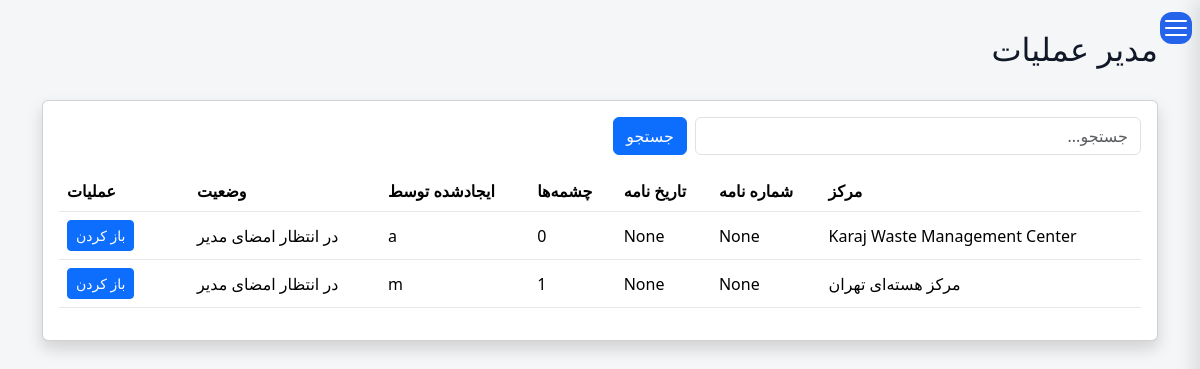
The app's page /operations/manager/licenses/ (signed in), older data.
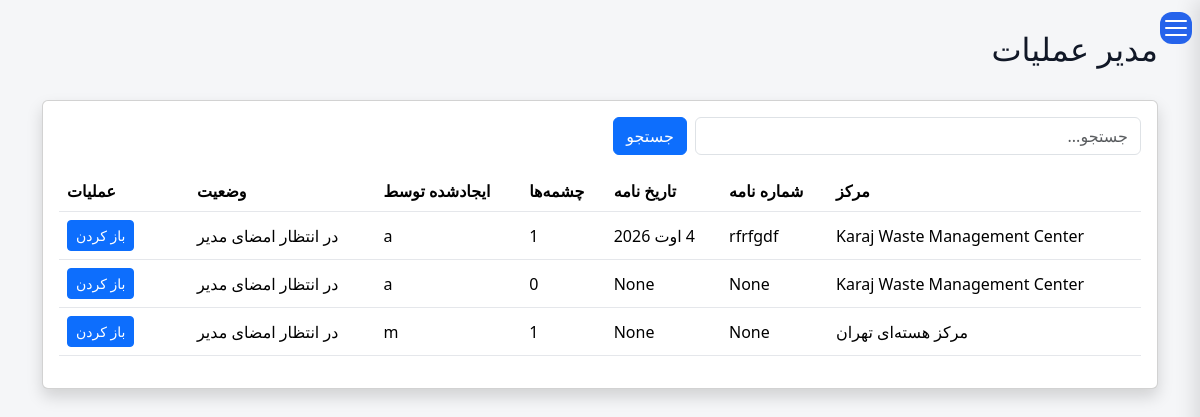
The same page, newer data.
### operations/models.py (models this page shows, shortened)
class LicenseRequest(models.Model):
    facility = models.ForeignKey(
        FacilityModel,
        on_delete=models.PROTECT,
        related_name="license_requests",
    )
    letter_number = models.CharField(_("Letter Number"),
        max_length=100,
        blank=True,
        null=True,
    )
    letter_date = models.DateField(_("Letter Date"),
        blank=True,
        null=True,
    )
    status = models.CharField( _("Status"),
        max_length=20,
        choices=LicenseStatus.choices,
        default=LicenseStatus.DRAFT,
    )
    status_date = models.DateTimeField( _("Status Date"),
        null=True,
        blank=True,
    )
    specification_completed = models.BooleanField(_("Specification Completed"),default=False,)
    description = models.TextField(
        _("Description"),
        blank=True,)
    created_by = models.ForeignKey(
        settings.AUTH_USER_MODEL,
        verbose_name=_("Created By"),
        on_delete=models.PROTECT,
    )
    created_at = models.DateTimeField( _("Created At"),
        auto_now_add=True,
    )
    updated_at = models.DateTimeField( _("Updated At"),
        auto_now=True,
    )
    history = HistoricalRecords()
    class Meta:
        ordering = ["-created_at"]
        verbose_name = _("License Request")
        verbose_name_plural = _("License Requests")

### facilities/models.py (models this page shows)
class FacilityModel(models.Model):
    name = models.CharField(
        _("Facility Name"),
        max_length=255, blank=True,null=True
    )
    responsible_person = models.CharField(
        _("Responsible Person"),
        max_length=150, blank=True,null=True
    )
    telephone = models.CharField(
        _("Telephone"),
        max_length=50, blank=True,null=True
    )
    email = models.EmailField(
        _("Email"),
        blank=True,null=True
    )
    address1 = models.CharField(
        _("Address Line 1"),
        max_length=255, blank=True,null=True
    )
    address2 = models.CharField(
        _("Address Line 2"),
        max_length=255,
         blank=True,null=True
    )
    postal_code = models.CharField(
        _("Postal Code"),
        max_length=20,
         blank=True,null=True
    )
    national_id = models.CharField(
        _("National ID"),
        max_length=50,
         blank=True,null=True
    )
    economic_code = models.CharField(
        _("Economic Code"),
        max_length=50,
         blank=True,null=True
    )
    created_at = models.DateTimeField(
        _("Created At"),
        auto_now_add=True
    )
    updated_at = models.DateTimeField(
        _("Updated At"),
        auto_now=True
    )
    class Meta:
        ordering = ["name"]
        verbose_name = _("Facility")
        verbose_name_plural = _("Facilities")
        constraints = [
            models.UniqueConstraint(
                fields=["national_id"],
                name="unique_facility_national_id",
                condition=models.Q(national_id__isnull=False),
            ),
            models.UniqueConstraint(
                fields=["postal_code"],
                name="unique_facility_postal_code",
                condition=models.Q(postal_code__isnull=False),
            ),
            models.UniqueConstraint(
                fields=["economic_code"],
                name="unique_facility_economic_code",
                condition=models.Q(economic_code__isnull=False),
            ),
        ]
    def __str__(self):
        return str(self.name) if self.name else _("Unnamed Facility")

### operations/views.py (the view, shortened to what this page needs)
def operation_manager_license_list(request):
    queryset = (
        LicenseRequest.objects
        .select_related(
            "facility",
            "created_by",
        )
        .prefetch_related(
            "sources",
        )
        .filter(
            status=LicenseStatus.WAITING_MANAGER
        )
        .order_by(
            "-created_at",
        )
    )
    search = request.GET.get("search", "")
    paginator = Paginator(queryset, 15)
    page_obj = paginator.get_page(
        request.GET.get("page")
    )
    return render(
        request,
        "operations/license_queue.html",
        {
            "page_title": _("Operations Manager"),
            "page_obj": page_obj,
            "search": search,
        },
    )

### templates/operations/license_queue.html (shortened to what this page needs)
{% extends "base.html" %}
{% load i18n %}
{% block content %}
<div class="container-fluid">
<div class="d-flex justify-content-between align-items-center mb-4">
    <h2>{{ page_title }}</h2>
</div>
<div class="card shadow">
<div class="card-body">
<form method="get" class="row g-2 mb-3">
    <div class="col-md-5">
        <input
            type="text"
            name="search"
            value="{{ search }}"
            class="form-control"
            placeholder="{% trans 'Search...' %}">
    </div>
    <div class="col-md-2">
        <button class="btn btn-primary">
            {% trans "Search" %}
        </button>
    </div>
</form>
<table class="table table-hover align-middle">
<thead>
<tr>
<th>{% trans "Facility" %}</th>
<th>{% trans "Letter No." %}</th>
<th>{% trans "Letter Date" %}</th>
<th>{% trans "Sources" %}</th>
<th>{% trans "Created By" %}</th>
<th>{% trans "Status" %}</th>
<th width="130">{% trans "Action" %}</th>
</tr>
</thead>
<tbody>
{% for license in page_obj %}
<tr>
<td>
{{ license.facility }}
</td>
<td>
{{ license.letter_number }}
</td>
<td>
{{ license.letter_date }}
</td>
<td>
{{ license.sources.count }}
</td>
<td>
{{ license.created_by }}
</td>
<td>
{{ license.get_status_display }}
</td>
<td>
<a
href="{% url 'license_sign' license.pk %}"
class="btn btn-primary btn-sm">
{% trans "Open" %}
</a>
</td>
</tr>
{% empty %}
<tr>
<td colspan="7" class="text-center">
{% trans "No licenses found." %}
</td>
</tr>
{% endfor %}
</tbody>
</table>
</div>
</div>
</div>
{% endblock %}

Row changes from the older to the newer data that the page shows:
now on this page (row edited): LicenseRequest: facility "Karaj Waste Management Center", letter_number "rfrfgdf", letter_date "4 اوت 2026", sources.count "1", created_by "a", status "در انتظار امضای مدیر"
